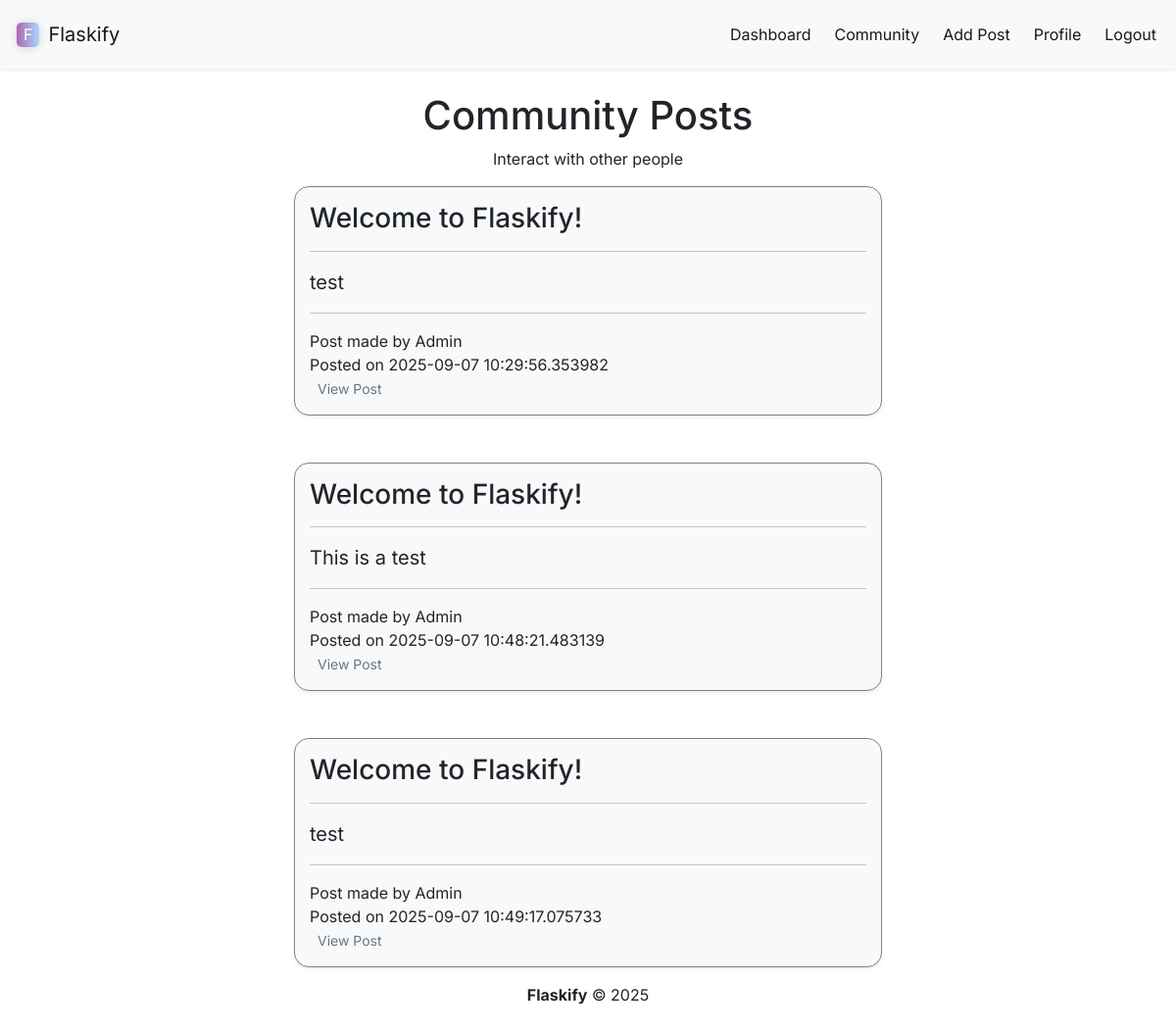
Page /posts on the earlier database version.
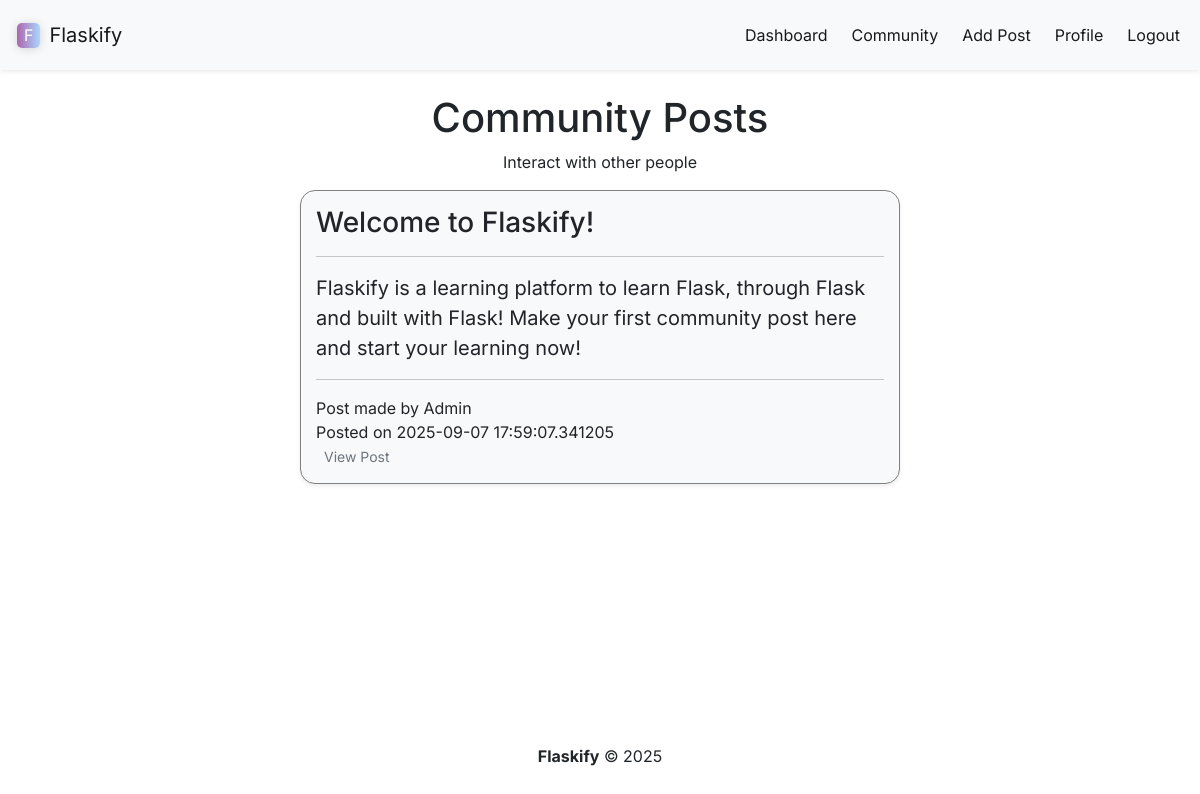
Same page on the later database version.
### app.py (models this page shows)
class Posts(db.Model):
    id = db.Column(db.Integer, primary_key=True)
    title = db.Column(db.String(999))
    content = db.Column(db.Text)
    author = db.Column(db.String(999))
    date_posted = db.Column(db.DateTime, default=datetime.now(timezone.utc))
    slug = db.Column(db.String(255))

### app.py (the view)
@app.route('/posts')
def posts():
    posts = Posts.query.order_by(Posts.date_posted)
    return render_template("posts.html", posts=posts)

### templates/posts.html
{% extends 'base.html' %}
{% block navigation_items %}
    <div class="collapse navbar-collapse" id="navbarSupportedContent">
        <ul class="navbar-nav ms-auto gap-2">
            <li class="nav-item">
                <a class="nav-link active" aria-current="page" href="{{url_for('dashboard')}}">Dashboard</a>
            </li>
            <li class="nav-item">
                <a class="nav-link active" aria-current="page" href="{{url_for('posts')}}">Community</a>
            </li>
            <li class="nav-item">
                <a class="nav-link active" aria-current="page" href="{{url_for('add_post')}}">Add Post</a>
            </li>
            <li class="nav-item">
                <a class="nav-link active" aria-current="page" href="{{url_for('profile')}}">Profile</a>
            </li>
            <li class="nav-item">
                <a class="nav-link active" aria-current="page" href="{{url_for('logout')}}">Logout</a>
            </li>
        </ul>
    </div>
{% endblock %}
{% block section %}
    <h1 class="font-for-text text-center">Community Posts</h1>
    <p class="font-for-text text-center fs-6">Interact with other people</p>
    <div class="d-flex flex-column align-items-center gap-5 font-for-text">
    {% for post in posts %}
        <div class="bg-light shadow-sm post-container-styling">
            <h3>{{post.title}}</h3><hr>
            <p class="fs-5">{{post.content}}</p><hr>
            <div>Post made by {{post.author}}</div>
            <div>Posted on {{post.date_posted}}</div>
            <a class="btn-sm btn-outline-secondary" href="{{url_for('post', id=post.id)}}">View Post</a>
        </div>
    {% endfor %}
    </div>
{% endblock %}

### templates/base.html (shortened to what this page needs)
<!DOCTYPE html>
<html lang="en">
<head>
    <link href="https://cdn.jsdelivr.net/npm/bootstrap@5.0.2/dist/css/bootstrap.min.css" rel="stylesheet">
    <link href="/static/style.css" rel="stylesheet">
</head>
<body class="d-flex flex-column min-vh-100">
    <nav class="navbar navbar-expand-lg navbar-light bg-light shadow-sm font-for-text" style="height: 70px;">
        <div class="container-fluid">
            <div class="d-flex align-items-center gap-1">
                <span class="logo-style text-white">F</span>
                <a class="navbar-brand">Flaskify</a>
            </div>
            {% block navigation_items %}
            {% endblock %}
        </div>
    </nav>
    <div class="container mt-4">
    {% block section %}
    {% endblock %}
    </div>
    <footer class="text-black mt-auto py-3" style="margin-top: 50px">
        <div class="container text-sm">
            <p class="text-center font-for-text"><strong>Flaskify</strong> &copy; {{ 2025 }}</p>
        </div>
    </footer>
</body>
</html>

### static/style.css (style rules this page uses)
.font-for-text { font-family: 'Inter'; }
.logo-style { margin-left: 5px; margin-right: 5px; padding-left: 7px; padding-right: 7px; padding-top: 0.5px; padding-bottom: 0.5px; border-radius: 5px; background: linear-gradient(90deg, rgb(173, 102, 173), rgb(169, 215, 255)); box-shadow: 0 1px 10px rgba(0, 0, 0, 0.15); }
a { text-decoration: none; color: inherit; }
.post-container-styling { border: 1px solid gray; border-radius: 15px; padding: 15px; width: 600px; }

Differences in the rows shown:
removed Posts: title "Welcome to Flaskify!", content "This is a test", author "Admin", date_posted "2025-09-07 10:48:21.483139"
removed Posts: title "Welcome to Flaskify!", content "test", author "Admin", date_posted "2025-09-07 10:49:17.075733"
changed Posts "Welcome to Flaskify!": content "test" → "Flaskify is a learning platform to learn Flask, through Flask and built with Flask! Make your first community post here and start your learning now!"; date_posted "2025-09-07 10:29:56.353982" → "2025-09-07 17:59:07.341205"
